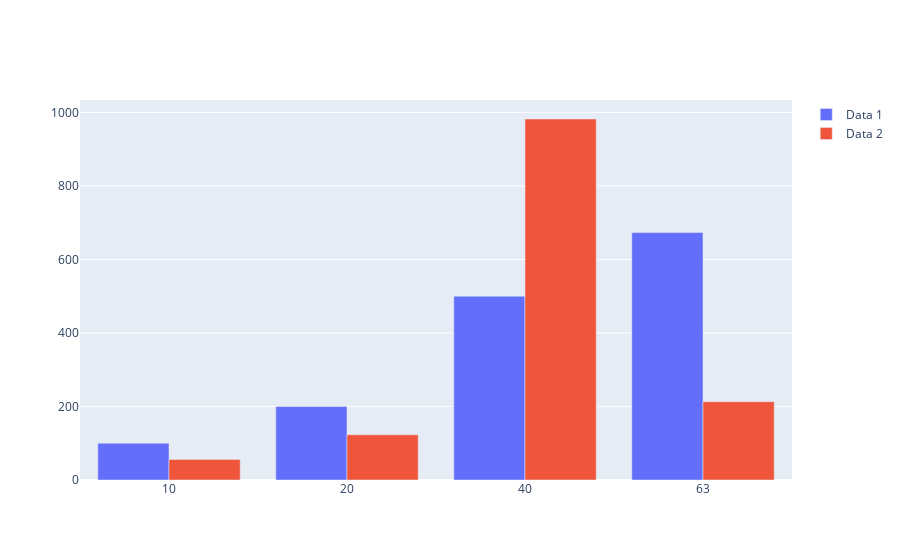

Source (notebook cell):
### Code cell
fig = go.Figure(
    data=[
        go.Bar(name="Augmentiert", x=["10", "20", "40", "63"], y=[100, 200, 500, 673]),
        go.Bar(name="Unaugmentiert", x=["10", "20", "40", "63"], y=[56, 123, 982, 213]),
    ]
)

fig.show()

### Figure 1 — Plotly figure (JSON) as saved in the notebook; plotly's stock layout.template omitted (floating-point values rounded to 4 significant figures)
{"data": [{"name": "Data 1", "type": "bar", "x": ["10", "20", "40", "63"], "y": [100, 200, 500, 673]}, {"name": "Data 2", "type": "bar", "x": ["10", "20", "40", "63"], "y": [56, 123, 982, 213]}], "layout": {}}
